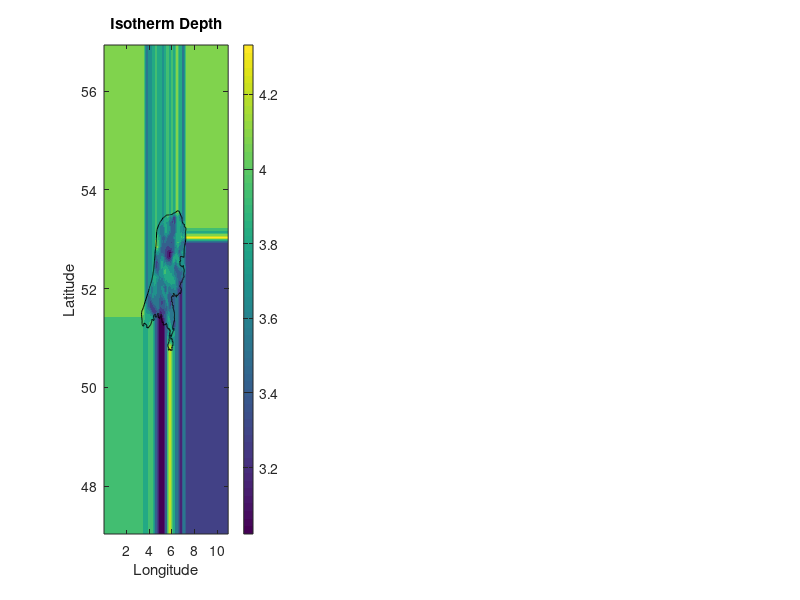

This figure's MATLAB source: (Note: this script raises an error after producing the figure.)
clear;

% Load in the blank dataset.
load('TLP_nl.mat','S');
%load('Rmap_temp.mat','S');

% Get boundaries of play area.
YL=[min(S.MAP.latB)-0.1 max(S.MAP.latB)+0.1];
XL=[min(S.MAP.lonB)-0.1 max(S.MAP.lonB)+0.1];

% Get lengths of map edges.
Nx=length(S.MAP.lonG);
Ny=length(S.MAP.latG);
latG=repmat(S.MAP.latG',1,Nx); latG=latG(:);
lonG=repmat(S.MAP.lonG,Ny,1); lonG=lonG(:);
I=(latG>=min(YL))&(latG<=max(YL))&(lonG>=min(XL))&(lonG<=max(XL));

% Plot.
figure(3); clf;
% The isothermal depth map.
subplot(131);
contourf(S.MAP.lonE,S.MAP.latE,S.MAP.DEP,'LineColor','none'); hold on;
plot(S.MAP.lonB,S.MAP.latB,'-k');
xlabel('Longitude'); ylabel('Latitude'); title('Isotherm Depth');
h = colorbar(); colormap(gca,R_colormap('Depth')); ylabel(h, 'True Vertical Depth (km)'); hold off;
xlim(XL); ylim(YL);
% The Vs30 map.
subplot(132);
contourf(S.MAP.lonG,S.MAP.latG,S.MAP.Vs30,'LineColor','none'); hold on;
plot(S.MAP.lonB,S.MAP.latB,'-k');
xlabel('Longitude'); ylabel('Latitude'); title('Site Amplification');
h = colorbar(); colormap(gca,R_colormap('Vs30')); ylabel(h, 'Site Amplififcation, Vs30 (m/s)'); hold off;
xlim(XL); ylim(YL);
% The population density map.
subplot(133);
contourf(S.MAP.lonG,S.MAP.latG,log10(S.MAP.POP),'LineColor','none'); hold on;
plot(S.MAP.lonB,S.MAP.latB,'-w');
set(gca,'Color','k');
xlabel('Longitude'); ylabel('Latitude'); title(['Population (',sprintf('%0.3g',sum(sum(S.MAP.POP(I)))),')']);
h = colorbar(); colormap(gca,R_colormap('population')); ylabel(h, 'Population (log_{10}[people])'); hold off;
xlim(XL); ylim(YL);
